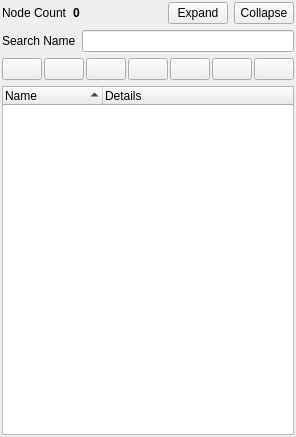
<?xml version="1.0" encoding="UTF-8"?>
<ui version="4.0">
 <class>NodeTreePanel</class>
 <widget class="QWidget" name="NodeTreePanel">
  <property name="geometry">
   <rect>
    <x>0</x>
    <y>0</y>
    <width>251</width>
    <height>437</height>
   </rect>
  </property>
  <property name="windowTitle">
   <string>Form</string>
  </property>
  <layout class="QVBoxLayout" name="verticalLayout">
   <property name="margin">
    <number>2</number>
   </property>
   <item>
    <layout class="QHBoxLayout" name="horizontalLayout">
     <item>
      <widget class="QLabel" name="mNodeCountLabel">
       <property name="sizePolicy">
        <sizepolicy hsizetype="Maximum" vsizetype="Preferred">
         <horstretch>0</horstretch>
         <verstretch>0</verstretch>
        </sizepolicy>
       </property>
       <property name="text">
        <string>Node Count</string>
       </property>
      </widget>
     </item>
     <item>
      <widget class="QLabel" name="mNodeCount">
       <property name="sizePolicy">
        <sizepolicy hsizetype="MinimumExpanding" vsizetype="Preferred">
         <horstretch>0</horstretch>
         <verstretch>0</verstretch>
        </sizepolicy>
       </property>
       <property name="font">
        <font>
         <weight>75</weight>
         <bold>true</bold>
        </font>
       </property>
       <property name="text">
        <string>0</string>
       </property>
      </widget>
     </item>
     <item>
      <widget class="QPushButton" name="mButtonExpandAll">
       <property name="sizePolicy">
        <sizepolicy hsizetype="Maximum" vsizetype="Fixed">
         <horstretch>0</horstretch>
         <verstretch>0</verstretch>
        </sizepolicy>
       </property>
       <property name="maximumSize">
        <size>
         <width>60</width>
         <height>16777215</height>
        </size>
       </property>
       <property name="text">
        <string>Expand</string>
       </property>
      </widget>
     </item>
     <item>
      <widget class="QPushButton" name="mButtonCollapseAll">
       <property name="sizePolicy">
        <sizepolicy hsizetype="Minimum" vsizetype="Fixed">
         <horstretch>0</horstretch>
         <verstretch>0</verstretch>
        </sizepolicy>
       </property>
       <property name="maximumSize">
        <size>
         <width>60</width>
         <height>16777215</height>
        </size>
       </property>
       <property name="text">
        <string>Collapse</string>
       </property>
      </widget>
     </item>
    </layout>
   </item>
   <item>
    <layout class="QHBoxLayout" name="horizontalLayout_3">
     <item>
      <widget class="QLabel" name="mLabelNameFilter">
       <property name="sizePolicy">
        <sizepolicy hsizetype="Maximum" vsizetype="Preferred">
         <horstretch>0</horstretch>
         <verstretch>0</verstretch>
        </sizepolicy>
       </property>
       <property name="toolTip">
        <string>Filter nodes by name using regex style search strings.</string>
       </property>
       <property name="text">
        <string>Search Name</string>
       </property>
      </widget>
     </item>
     <item>
      <widget class="QLineEdit" name="mTextFilterName"/>
     </item>
    </layout>
   </item>
   <item>
    <layout class="QHBoxLayout" name="horizontalLayout_2">
     <property name="spacing">
      <number>2</number>
     </property>
     <property name="topMargin">
      <number>0</number>
     </property>
     <item>
      <widget class="QPushButton" name="mButtonShowSelectedItems">
       <property name="toolTip">
        <string>Show selected items</string>
       </property>
       <property name="text">
        <string/>
       </property>
       <property name="icon">
        <iconset resource="dtqt.qrc">
         <normaloff>:/dtQt/icons/common/visibility.png</normaloff>:/dtQt/icons/common/visibility.png</iconset>
       </property>
       <property name="checkable">
        <bool>false</bool>
       </property>
       <property name="checked">
        <bool>false</bool>
       </property>
      </widget>
     </item>
     <item>
      <widget class="QPushButton" name="mButtonHideSelectedItems">
       <property name="toolTip">
        <string>Hide selected items</string>
       </property>
       <property name="text">
        <string/>
       </property>
       <property name="icon">
        <iconset resource="dtqt.qrc">
         <normaloff>:/dtQt/icons/common/visibility_hide.png</normaloff>:/dtQt/icons/common/visibility_hide.png</iconset>
       </property>
       <property name="checkable">
        <bool>false</bool>
       </property>
       <property name="checked">
        <bool>false</bool>
       </property>
      </widget>
     </item>
     <item>
      <spacer name="horizontalSpacer">
       <property name="orientation">
        <enum>Qt::Horizontal</enum>
       </property>
       <property name="sizeHint" stdset="0">
        <size>
         <width>40</width>
         <height>20</height>
        </size>
       </property>
      </spacer>
     </item>
     <item>
      <widget class="QPushButton" name="mButtonFilterOccluders">
       <property name="toolTip">
        <string>Filter out occluders</string>
       </property>
       <property name="text">
        <string/>
       </property>
       <property name="icon">
        <iconset resource="dtqt.qrc">
         <normaloff>:/dtQt/icons/nodes/occluder.png</normaloff>:/dtQt/icons/nodes/occluder.png</iconset>
       </property>
       <property name="checkable">
        <bool>true</bool>
       </property>
       <property name="checked">
        <bool>false</bool>
       </property>
      </widget>
     </item>
     <item>
      <widget class="QPushButton" name="mButtonFilterGeodes">
       <property name="toolTip">
        <string>Filter out geodes</string>
       </property>
       <property name="text">
        <string/>
       </property>
       <property name="icon">
        <iconset resource="dtqt.qrc">
         <normaloff>:/dtQt/icons/nodes/geode.png</normaloff>
         <normalon>:/dtQt/icons/nodes/geode.png</normalon>:/dtQt/icons/nodes/geode.png</iconset>
       </property>
       <property name="checkable">
        <bool>true</bool>
       </property>
       <property name="checked">
        <bool>false</bool>
       </property>
      </widget>
     </item>
     <item>
      <widget class="QPushButton" name="mButtonFilterGroups">
       <property name="toolTip">
        <string>Filter out groups</string>
       </property>
       <property name="text">
        <string/>
       </property>
       <property name="icon">
        <iconset resource="dtqt.qrc">
         <normaloff>:/dtQt/icons/nodes/group.png</normaloff>:/dtQt/icons/nodes/group.png</iconset>
       </property>
       <property name="checkable">
        <bool>true</bool>
       </property>
       <property name="checked">
        <bool>false</bool>
       </property>
      </widget>
     </item>
     <item>
      <widget class="QPushButton" name="mButtonFilterTransforms">
       <property name="toolTip">
        <string>Filter out transforms</string>
       </property>
       <property name="text">
        <string/>
       </property>
       <property name="icon">
        <iconset resource="dtqt.qrc">
         <normaloff>:/dtQt/icons/nodes/matrix.png</normaloff>:/dtQt/icons/nodes/matrix.png</iconset>
       </property>
       <property name="checkable">
        <bool>true</bool>
       </property>
       <property name="checked">
        <bool>false</bool>
       </property>
      </widget>
     </item>
     <item>
      <widget class="QPushButton" name="mButtonFilterDOFs">
       <property name="toolTip">
        <string>Filter out DOFs</string>
       </property>
       <property name="text">
        <string/>
       </property>
       <property name="icon">
        <iconset resource="dtqt.qrc">
         <normaloff>:/dtQt/icons/nodes/dof.png</normaloff>:/dtQt/icons/nodes/dof.png</iconset>
       </property>
       <property name="checkable">
        <bool>true</bool>
       </property>
       <property name="checked">
        <bool>false</bool>
       </property>
      </widget>
     </item>
    </layout>
   </item>
   <item>
    <widget class="QTreeWidget" name="mTree">
     <property name="alternatingRowColors">
      <bool>true</bool>
     </property>
     <property name="selectionMode">
      <enum>QAbstractItemView::ExtendedSelection</enum>
     </property>
     <property name="sortingEnabled">
      <bool>true</bool>
     </property>
     <property name="columnCount">
      <number>2</number>
     </property>
     <attribute name="headerVisible">
      <bool>true</bool>
     </attribute>
     <attribute name="headerDefaultSectionSize">
      <number>100</number>
     </attribute>
     <column>
      <property name="text">
       <string>Name</string>
      </property>
     </column>
     <column>
      <property name="text">
       <string>Details</string>
      </property>
     </column>
    </widget>
   </item>
  </layout>
 </widget>
 <resources>
  <include location="dtqt.qrc"/>
 </resources>
 <connections/>
</ui>
